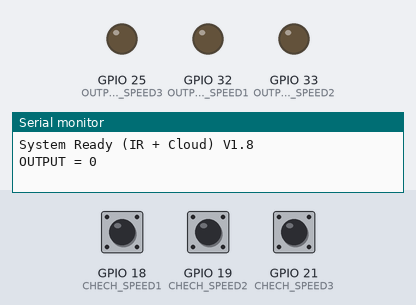
A sketch run on a simulated ESP32-S2. Shown: output pins drawn as LEDs (lit = HIGH), the last lines printed to the serial monitor. Inputs (shaded band) come from the test bench; at power-on: GPIO 18 (CHECH_SPEED1) HIGH, GPIO 19 (CHECH_SPEED2) HIGH, GPIO 21 (CHECH_SPEED3) HIGH. WiFi joins after 1.5 s; servers stay silent unless stated.

Above: at 2.7 s.
2.8 s: GPIO 18 (CHECH_SPEED1) pulled LOW for 0.4 s
At 3.6 s:
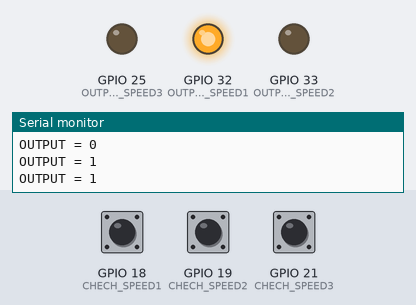
5.3 s: GPIO 19 (CHECH_SPEED2) pulled LOW for 0.4 s
At 6.1 s:
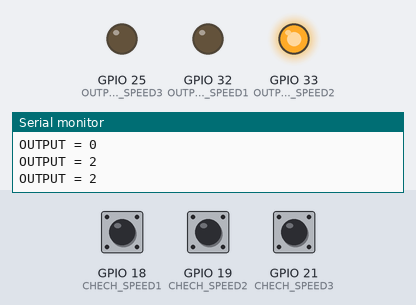
7.8 s: GPIO 21 (CHECH_SPEED3) pulled LOW for 0.4 s
At 8.5 s:
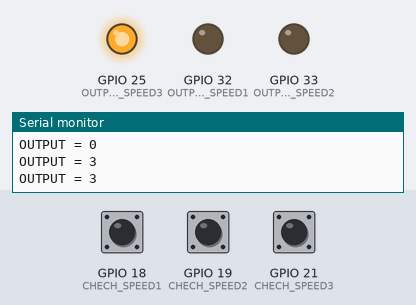
Timing chart, 0 to 10.8 s (numbered marks = the images above; inputs shaded):
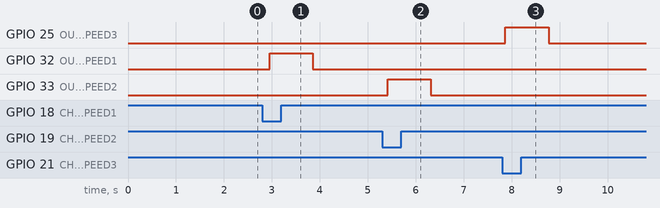

Measured:
- after the input at 2.8 s, GPIO 32 (OUTPUT_SPEED1): LOW → HIGH after 0.15 s, → LOW 0.90 s later
- after the input at 5.3 s, GPIO 33 (OUTPUT_SPEED2): LOW → HIGH after 0.11 s, → LOW 0.90 s later
- after the input at 7.8 s, GPIO 25 (OUTPUT_SPEED3): LOW → HIGH after 0.07 s, → LOW 0.90 s later

The sketch:

PROJECT_WATER_FAN_IOT_R1.9.ino
```cpp
#include "arduino_secrets.h"
#include "thingProperties.h"
#include <IRremote.hpp>

// ==================== IR settings ====================
const int IR_SEND_PIN = 23;

const uint32_t CODE_ON_OFF = 0x807FE817;
const uint32_t CODE_SPEED = 0x807FF00F;  // step speed (cycles 1->2->3->1)
const uint32_t CODE_SWING = 0x807F6897;
const uint32_t CODE_COOL = 0x807F08F7;  // mapped to pump toggle
const uint32_t CODE_MODE = 0x807F28D7;
const uint32_t CODE_TIMER = 0x807F906F;
// =====================================================

#define OUTPUT_SPEED1 32
#define OUTPUT_SPEED2 33
#define OUTPUT_SPEED3 25

#define CHECH_PUMP 5
#define CHECH_SPEED1 18
#define CHECH_SPEED2 19
#define CHECH_SPEED3 21

/* ==================== STATE ==================== */
int spd1;
int spd2;
int spd3;
int pump;

int SPEED = 0;
int SET_speed = 0;

bool switch_power = false;
bool switch_water_pump = false;
String message;

int i_SET;
int i_miss_SET;


void setup() {

  Serial.begin(115200);
  // This delay gives the chance to wait for a Serial Monitor without blocking if none is found
  delay(1500);
  /* ===== Arduino IoT Cloud ===== */
  initProperties();
  ArduinoCloud.begin(ArduinoIoTPreferredConnection);
  setDebugMessageLevel(2);
  ArduinoCloud.printDebugInfo();

  pinMode(CHECH_PUMP, INPUT);
  pinMode(CHECH_SPEED1, INPUT_PULLUP);
  pinMode(CHECH_SPEED2, INPUT_PULLUP);
  pinMode(CHECH_SPEED3, INPUT_PULLUP);


  pinMode(OUTPUT_SPEED1, OUTPUT);
  pinMode(OUTPUT_SPEED2, OUTPUT);
  pinMode(OUTPUT_SPEED3, OUTPUT);

  IrSender.begin(IR_SEND_PIN);


  Serial.println("System Ready (IR + Cloud) V1.8");
}


void loop() {
  ArduinoCloud.update();  // ต้องอยู่ CPU0
  //debug();
  READPIN();
  OUTPUT_RELAY();
  SETSPEED();
}


void debug() {
  if (Serial.available()) {
    message = Serial.readString();
    SET_speed = message.toInt();
    Serial.print("SET Speed = ");
    Serial.println(SET_speed);
  }
}

void SETSPEED() {  /// ทำให้ SET_speed เป็น 0 เมื่อไม่ได้รับความสั่งในเวลาที่กำหนด เพื่อให้กดปุ่มน่าบอร์ดได้โดยไม่มีปัญหา

  if (SET_speed == SPEED) {
    i_SET++;
    if (i_SET >= 3) {
      i_SET = 0;
      SET_speed = 0;
    }
  } else if (i_miss_SET >= 5) {  // ถ้าส่ง IR พลาดเกินจำนวนจะหยุดส่ง
    i_miss_SET = 0;
    i_SET = 0;
    SET_speed = 0;
  }

  if (SET_speed != 0 && SPEED != SET_speed) {
    sendSpeedStep();
    i_miss_SET++;
    delay(300);
  }


  /* debug
  Serial.print("======================= ");
  Serial.println("           ");
  Serial.print("             SET_speed                ");
  Serial.println(SET_speed);
  Serial.print("====================== ");
  delay(500);
  */
}

void READPIN() {  // double check
  read_pin();
  delay(50);
  if (spd1 == 0 && spd2 == 1 && spd3 == 1) SPEED = 1;
  else if (spd1 == 1 && spd2 == 0 && spd3 == 1) SPEED = 2;
  else if (spd1 == 1 && spd2 == 1 && spd3 == 0) SPEED = 3;
  else {
    delay(300);
    read_pin();
    if (spd1 == 1 && spd2 == 1 && spd3 == 1) { SPEED = 0; }

  }  //ถ้า = 0 หน่วงเวลาแล้วเซ็คใหม่อีกรอบ กันพลาด
}

void read_pin() {
  delay(100);
  spd1 = digitalRead(CHECH_SPEED1);
  spd2 = digitalRead(CHECH_SPEED2);
  spd3 = digitalRead(CHECH_SPEED3);
/*
  Serial.print("spd1 = ");
  Serial.println(spd1);
  Serial.print("spd2 = ");
  Serial.println(spd2);
  Serial.print("spd3 = ");
  Serial.println(spd3);
  */
}


void OUTPUT_RELAY() {
  if (SPEED == 0) {
    digitalWrite(OUTPUT_SPEED1, LOW);
    digitalWrite(OUTPUT_SPEED2, LOW);
    digitalWrite(OUTPUT_SPEED3, LOW);
    Serial.print("OUTPUT = ");
    Serial.println("0");
  } else if (SPEED == 1) {
    digitalWrite(OUTPUT_SPEED1, HIGH);
    digitalWrite(OUTPUT_SPEED2, LOW);
    digitalWrite(OUTPUT_SPEED3, LOW);
    Serial.print("OUTPUT = ");
    Serial.println("1");
  } else if (SPEED == 2) {
    digitalWrite(OUTPUT_SPEED2, HIGH);
    digitalWrite(OUTPUT_SPEED1, LOW);
    digitalWrite(OUTPUT_SPEED3, LOW);
    Serial.print("OUTPUT = ");
    Serial.println("2");
  } else if (SPEED == 3) {
    digitalWrite(OUTPUT_SPEED3, HIGH);
    digitalWrite(OUTPUT_SPEED1, LOW);
    digitalWrite(OUTPUT_SPEED2, LOW);

    Serial.print("OUTPUT = ");
    Serial.println("3");
  }
  delay(100);
}


// ==================== IR send helper functions ====================
void sendPowerToggle() {
  Serial.print("[IR] SEND POWER (ON/OFF) 0x");
  Serial.println(CODE_ON_OFF, HEX);
  IrSender.sendNEC(CODE_ON_OFF, 32);
  delay(200);
}

void sendSpeedStep() {
  Serial.print("[IR] SEND SPEED STEP 0x");
  Serial.println(CODE_SPEED, HEX);
  IrSender.sendNEC(CODE_SPEED, 32);
  delay(200);
}

void sendPumpToggle() {
  Serial.print("[IR] SEND PUMP (mapped COOL) 0x");
  Serial.println(CODE_COOL, HEX);
  IrSender.sendNEC(CODE_COOL, 32);
  delay(200);
}

/* ==================== CLOUD CALLBACK ==================== */
void onSwitchChange() {
  Serial.print("[CLOUD] POWER = ");
  Serial.println(Switch);
  if (Switch == true && SPEED == 0) {
    sPEED1 = 0;
    sPEED2 = 0;
    sPEED3 = 0;
    SET_speed = 0;
    i_SET = 0;
    sendPowerToggle();

  } else if (Switch == false && SPEED != 0) {
    sPEED1 = 0;
    sPEED2 = 0;
    sPEED3 = 0;
    SET_speed = 0;
    i_SET = 0;
    sendPowerToggle();  // ยิง IR Power
  }
}


void onSPEED1Change() {
  sPEED2 = 0;
  sPEED3 = 0;
  if (sPEED1 == 1) {
    SET_speed = 1;
  }
}

void onSPEED2Change() {
  sPEED1 = 0;
  sPEED3 = 0;
  if (sPEED2 == 1) {
    SET_speed = 2;
  }
}

void onSPEED3Change() {
  sPEED1 = 0;
  sPEED2 = 0;
  if (sPEED3 == 1) {
    SET_speed = 3;
  }
}

void onWATERChange() {
  switch_water_pump = WATER;
  sendPumpToggle();
}
```

arduino_secrets.h
```cpp
#define SECRET_DEVICE_KEY ""
#define SECRET_OPTIONAL_PASS ""
#define SECRET_SSID ""
```

thingProperties.h
```cpp
// Code generated by Arduino IoT Cloud, DO NOT EDIT.

#include <ArduinoIoTCloud.h>
#include <Arduino_ConnectionHandler.h>

const char DEVICE_LOGIN_NAME[]  = "527eaa4e-c755-44d2-91a1-fabed103dfe6";

const char SSID[] = "THONG_2.4G";                       // Network SSID (name)
const char PASS[] = "12600092";                         // Network password (use for WPA, or use as key for WEP)
const char DEVICE_KEY[] = "9tBi6nPLnUCokcVCy565qndA3";  // Secret device password

void onSPEED1Change();
void onSPEED2Change();
void onSPEED3Change();
void onSwitchChange();
void onWATERChange();

CloudSwitch sPEED1;
CloudSwitch sPEED2;
CloudSwitch sPEED3;
CloudSwitch Switch;
CloudSwitch WATER;

void initProperties(){

  ArduinoCloud.setBoardId(DEVICE_LOGIN_NAME);
  ArduinoCloud.setSecretDeviceKey(DEVICE_KEY);
  ArduinoCloud.addProperty(sPEED1, READWRITE, ON_CHANGE, onSPEED1Change);
  ArduinoCloud.addProperty(sPEED2, READWRITE, ON_CHANGE, onSPEED2Change);
  ArduinoCloud.addProperty(sPEED3, READWRITE, ON_CHANGE, onSPEED3Change);
  ArduinoCloud.addProperty(Switch, READWRITE, 60 * SECONDS, onSwitchChange);
  ArduinoCloud.addProperty(WATER, READWRITE, 60 * SECONDS, onWATERChange);

}

WiFiConnectionHandler ArduinoIoTPreferredConnection(SSID, PASS);
```
